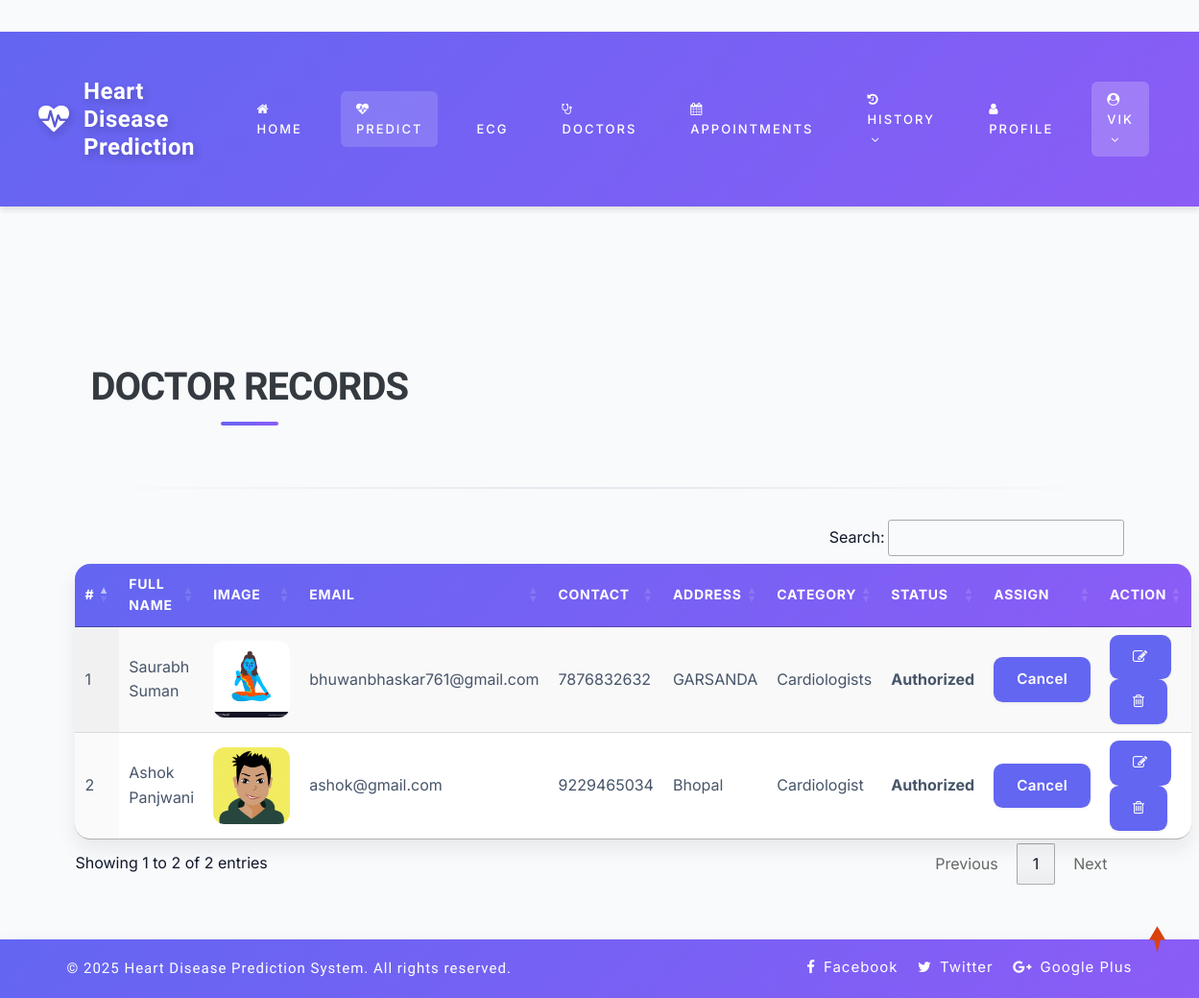
Page /view_doctor (signed in) on the committed database.
### health/models.py (models this page shows, shortened)
class Doctor(models.Model):
    status = models.IntegerField(DOCTOR_STATUS, null=True)
    user = models.ForeignKey(User, on_delete=models.CASCADE, null=True)
    contact = models.CharField(max_length=100, null=True)
    address = models.CharField(max_length=100, null=True)
    category = models.CharField(max_length=100, null=True)
    doj = models.DateField(null=True)
    dob = models.DateField(null=True)
    image = models.FileField(null=True)
    hospital_name = models.CharField(max_length=200, null=True, blank=True)
    latitude = models.FloatField(null=True, blank=True)
    longitude = models.FloatField(null=True, blank=True)
    specialization = models.CharField(max_length=200, null=True, blank=True, default='Cardiologist')

### health/views.py (the view)
# urls.py: path('view_doctor', View_Doctor,name="view_doctor"),
@login_required(login_url="login")
def View_Doctor(request):
    doc = Doctor.objects.all()
    d = {'doc':doc}
    return render(request,'view_doctor.html',d)

### health_desease/context_processors.py (called while the page is built)
def google_maps_key(request):
    return {
        'GOOGLE_MAPS_API_KEY': settings.GOOGLE_MAPS_API_KEY
    }

### health/templates/view_doctor.html (shortened to what this page needs)
{% extends 'index.html' %}
{% load static %}
{% block body %}
<div class="container-fluid" style="width:90%;margin-top:8%">
                    <div class="container-fluid">
                        <h1 align="center"class="w3ls-title text-uppercase text-dark font-weight-bold">Doctor Records</h1><br>
                         </div><hr>
                                <table id="example" class="display" style="width:100%">
                                  <thead>
                                    <tr>
                                      <th>#</th>
                                      <th>Full Name</th>
                                      <th>Image</th>
                                      <th>Email</th>
                                      <th>Contact</th>
                                      <th>Address</th>
                                      <th>Category</th>
                                      <th>Status</th>
                                      <th>Assign</th>
                                      <th>Action</th>
                                  </tr>
                              </thead>
                              <tbody>
                              {% for i in doc %}
                                <tr>
                                  <td>{{forloop.counter}}</td>
                                  <td>{{i.user.first_name}} {{i.user.last_name}}</td>
                                  <td><img src="{{i.image.url}}" style="width:80px;height:80px"></td>
                                  <td>{{i.user.email}}</td>
                                  <td>{{i.contact}}</td>
                                  <td>{{i.address}}</td>
                                  <td>{{i.category}}</td>
                                  <td>
                                      {% if i.status == 1 %}
                                      <b>Authorized</b>
                                  {% else %}
                                      <b>Unauthorized</b>
                                      {% endif %}
                                  </td>
                                    <td>{% if i.status == 1 %}
                                        <a href="{% url 'assign_status' i.id %}" onclick="return confirm('Do you want to withdraw approval to doctor : {{i.user.first_name}}?')"><button class="btn btn-danger">Cancel</button></a>
                                        {% else %}
                                        <a href="{% url 'assign_status' i.id %}" onclick="return confirm('Do you want to give approve to doctor : {{i.user.first_name}}?')"><button class="btn btn-success">Assign</button></a>
                                        {% endif %}
                                    </td>
                                    <td style="width:150px">
                                      <a href="{% url 'change_doctor' i.id %}" ><button class="btn btn-primary"><i class="fa fa-edit"></i></button></a>
                                      <a href="{% url 'delete_doctor' i.id %}" ><button class="btn btn-danger" onclick="return confirm('Are you sure?')"><i class="fa fa-trash-o"></i></button></a></td>
                              </tr>
                              {% endfor %}
                          </tbody>
                      </table>
                  </div>
{% endblock %}

### health/templates/index.html (shortened to what this page needs)
<!DOCTYPE html>
{% load static %}
<html lang="zxx">
<head>
	<link rel="stylesheet" href="{% static 'css/bootstrap.css' %}">
	<link href="{% static 'css/css_slider.css' %}" type="text/css" rel="stylesheet" media="all">
	<link rel="stylesheet" href="{% static 'css/style.css' %}" type="text/css" media="all" />
	<link rel="stylesheet" href="{% static 'css/modern-enhancements.css' %}" type="text/css" media="all" />
	<link href="{% static 'css/font-awesome.min.css' %}" rel="stylesheet">
<link rel='stylesheet' type='text/css' href="https://cdn.datatables.net/1.10.21/css/jquery.dataTables.min.css">
<link rel='stylesheet' type='text/css' href="https://cdn.datatables.net/buttons/1.6.2/css/buttons.dataTables.min.css">
</head>
<body>
	<div id="home" style="margin-bottom:2%">
		<header>
			<div class="top-bar py-3">
				<div class="container">
					<div class="row">
						<div class="col-xl-7 col-lg-6 col-md-4 top-social-agile text-md-right text-center mt-md-0 mt-2">
							<div class="row">
								<div class="col-xl-3 col-lg-4 col-6 top-w3layouts p-md-0 text-right">
								</div>
								<div class="col-xl-3 col-lg-4 col-6 header-w3layouts text-md-right text-left">
								</div>
							</div>
						</div>
					</div>
				</div>
			</div>
		</header>
		<div class="main-top" style="background: linear-gradient(135deg, #667eea 0%, #764ba2 100%); box-shadow: 0 4px 6px rgba(0,0,0,0.1);">
			<div class="container-fluid">
				<div class="header d-flex justify-content-between align-items-center py-3 px-4">
					<div id="logo">
						<h1 style="margin: 0;">
							<a href="{% url 'home' %}" style="text-decoration: none; color: white; display: flex; align-items: center; font-size: 1.5rem; font-weight: 700;">
								<span class="fa fa-heartbeat mr-3" style="font-size: 2rem; color: #fff;"></span>
								<span style="letter-spacing: 0.5px;">Heart Disease Prediction</span>
							</a>
						</h1>
					</div>
					{% if request.user.is_staff %}
					<div class="nav_w3ls d-flex align-items-center">
						<nav>
							<label for="drop1" class="toggle" style="color: white; cursor: pointer; font-size: 1.5rem;">
								<i class="fa fa-bars"></i>
							</label>
							<input type="checkbox" id="drop1" />
							<ul class="menu d-flex align-items-center" style="margin: 0; padding: 0; list-style: none;">
								<li style="margin: 0 15px;">
									<a href="{% url 'admin_home' %}" style="color: white; text-decoration: none; font-weight: 500; padding: 8px 16px; border-radius: 6px; transition: all 0.3s;">
										<i class="fa fa-home mr-2"></i>Dashboard
									</a>
								</li>
								<li style="margin: 0 15px; position: relative;" class="dropdown-nav">
									<label for="drop-2" class="toggle toogle-2" style="display: none;">
										<span class="fa fa-angle-down"></span>
									</label>
									<a href="#" style="color: white; text-decoration: none; font-weight: 500; padding: 8px 16px; border-radius: 6px; transition: all 0.3s;">
										<i class="fa fa-user-md mr-2"></i>Doctors <span class="fa fa-angle-down ml-1"></span>
									</a>
									<ul class="dropdown-menu" style="position: absolute; top: 100%; left: 0; background: white; border-radius: 8px; box-shadow: 0 4px 12px rgba(0,0,0,0.15); min-width: 180px; margin-top: 8px; padding: 8px 0; list-style: none; display: none; z-index: 1000;">
										<li style="width: 100%;">
											<a href="/add_doctor" style="display: block; padding: 10px 20px; color: #333; text-decoration: none; transition: all 0.2s;">
												<i class="fa fa-plus-circle mr-2"></i>Add Doctor
											</a>
										</li>
										<li style="width: 100%;">
											<a href="/view_doctor" style="display: block; padding: 10px 20px; color: #333; text-decoration: none; transition: all 0.2s;">
												<i class="fa fa-list mr-2"></i>View Doctors
											</a>
										</li>
									</ul>
								</li>
								<li style="margin: 0 15px;">
									<a href="/view_patient" style="color: white; text-decoration: none; font-weight: 500; padding: 8px 16px; border-radius: 6px; transition: all 0.3s;">
										<i class="fa fa-users mr-2"></i>Patients
									</a>
								</li>
								<li style="margin: 0 15px;">
									<a href="/view_search_pat" style="color: white; text-decoration: none; font-weight: 500; padding: 8px 16px; border-radius: 6px; transition: all 0.3s;">
										<i class="fa fa-database mr-2"></i>Data
									</a>
								</li>
								<li style="margin: 0 15px;">
									<a href="/view_feedback" style="color: white; text-decoration: none; font-weight: 500; padding: 8px 16px; border-radius: 6px; transition: all 0.3s;">
										<i class="fa fa-comments mr-2"></i>Feedback
									</a>
								</li>
								<li style="margin: 0 15px; position: relative;" class="dropdown-nav">
									<a href="#" style="color: white; text-decoration: none; font-weight: 500; padding: 8px 16px; border-radius: 6px; background: rgba(255,255,255,0.2); transition: all 0.3s;">
										<i class="fa fa-user-circle mr-2"></i>{{request.user.username}} <span class="fa fa-angle-down ml-1"></span>
									</a>
									<ul class="dropdown-menu" style="position: absolute; top: 100%; right: 0; background: white; border-radius: 8px; box-shadow: 0 4px 12px rgba(0,0,0,0.15); min-width: 180px; margin-top: 8px; padding: 8px 0; list-style: none; display: none; z-index: 1000;">
										<li style="width: 100%;">
											<a href="{% url 'change_password' %}" style="display: block; padding: 10px 20px; color: #333; text-decoration: none; transition: all 0.2s;">
												<i class="fa fa-key mr-2"></i>Change Password
											</a>
										</li>
										<li style="width: 100%;">
											<a href="{% url 'logout' %}" style="display: block; padding: 10px 20px; color: #dc3545; text-decoration: none; transition: all 0.2s;">
												<i class="fa fa-sign-out mr-2"></i>Logout
											</a>
										</li>
									</ul>
								</li>
							</ul>
						</nav>
					</div>
					{% elif request.user.patient_set.all.0 %}
					<div class="nav_w3ls d-flex align-items-center">
						<nav>
							<ul class="menu d-flex align-items-center" style="margin: 0; padding: 0; list-style: none;">
								<li style="margin: 0 12px;">
									<a href="{% url 'patient_home' %}" style="color: white; text-decoration: none; font-weight: 500; padding: 8px 16px; border-radius: 6px; transition: all 0.3s;">
										<i class="fa fa-home mr-2"></i>Home
									</a>
								</li>
								<li style="margin: 0 12px;">
									<a href="/add_heartdetail" style="color: white; text-decoration: none; font-weight: 500; padding: 8px 16px; border-radius: 6px; background: rgba(255,255,255,0.15); transition: all 0.3s;">
										<i class="fa fa-heartbeat mr-2"></i>Predict
									</a>
								</li>
								<li style="margin: 0 12px;">
									<a href="/upload_ecg" style="color: white; text-decoration: none; font-weight: 500; padding: 8px 16px; border-radius: 6px; transition: all 0.3s;">
										ECG
									</a>
								</li>
								<li style="margin: 0 12px;">
									<a href="/find_doctors" style="color: white; text-decoration: none; font-weight: 500; padding: 8px 16px; border-radius: 6px; transition: all 0.3s;">
										<i class="fa fa-stethoscope mr-2"></i>Doctors
									</a>
								</li>
								<li style="margin: 0 12px;">
									<a href="/my_appointments" style="color: white; text-decoration: none; font-weight: 500; padding: 8px 16px; border-radius: 6px; transition: all 0.3s;">
										<i class="fa fa-calendar mr-2"></i>Appointments
									</a>
								</li>
								<li style="margin: 0 12px; position: relative;" class="dropdown-nav">
									<a href="#" style="color: white; text-decoration: none; font-weight: 500; padding: 8px 16px; border-radius: 6px; transition: all 0.3s;">
										<i class="fa fa-history mr-2"></i>History <span class="fa fa-angle-down ml-1"></span>
									</a>
								</li>
								<li style="margin: 0 12px;">
									<a href="/profile_doctor" style="color: white; text-decoration: none; font-weight: 500; padding: 8px 16px; border-radius: 6px; transition: all 0.3s;">
										<i class="fa fa-user mr-2"></i>Profile
									</a>
								</li>
								<li style="margin: 0 12px; position: relative;" class="dropdown-nav">
									<a href="#" style="color: white; text-decoration: none; font-weight: 500; padding: 8px 16px; border-radius: 6px; background: rgba(255,255,255,0.2); transition: all 0.3s;">
										<i class="fa fa-user-circle mr-2"></i>{{request.user.username}} <span class="fa fa-angle-down ml-1"></span>
									</a>
								</li>
							</ul>
						</nav>
					</div>
					{% endif %}
				</div>
			</div>
		</div>
		{% block body %}
		{% endblock %}
	</div>
	<div class="copy-w3pvt">
		<div class="container py-3">
			<div class="row">
				<div class="col-lg-7 w3ls_footer_grid1_left text-lg-left text-center">
					<p style="color:white">&copy; 2025 Heart Disease Prediction System. All rights reserved.</p>
				</div>
				<div class="col-lg-5 w3ls_footer_grid_left1_pos text-lg-right text-center mt-lg-0 mt-2">
					<ul style="color:white">
						<li>
							<a href="#" style="color:white" class="facebook">
								<span class="fa fa-facebook-f mr-2"></span>Facebook</a>
						</li>
						<li class="mx-3">
							<a href="#" style="color:white" class="twitter">
								<span class="fa fa-twitter mr-2"></span>Twitter</a>
						</li>
						<li>
							<a href="#" style="color:white" class="google">
								<span class="fa fa-google-plus mr-2"></span>Google Plus</a>
						</li>
					</ul>
				</div>
			</div>
		</div>
	</div>
	<a href="#home" style="color:white" class="move-top text-center"></a>
</body>
</html>

### health/static/css/style.css (style rules this page uses)
body { padding: 0; margin: 0; background: #FFF; font-family: 'Quicksand', sans-serif; }
body a, body button { transition: 0.5s all; -webkit-transition: 0.5s all; -moz-transition: 0.5s all; -o-transition: 0.5s all; -ms-transition: 0.5s all; text-decoration: none; }
html { scroll-behavior: smooth; }
h1, h2, h3, h4, h5, h6 { margin: 0; padding: 0; font-family: 'Mukta', sans-serif; }
p { margin: 0; padding: 0; font-size: 15px; letter-spacing: 1px; line-height: 1.9; color: #999; font-family: 'Quicksand', sans-serif; }
ul, ol { margin: 0; padding: 0; }
a.move-top { width: 34px; height: 34px; background: url(../images/move-top.png) no-repeat; display: inline-block; position: fixed; bottom: 4%; right: 2%; z-index: 0; }
#home { position: relative; }
.main-top { position: absolute; z-index: 999; width: 100%; background: rgba(0, 0, 0, 0.4); }
nav { margin: 0; padding: 0; }
#logo a { float: left; display: initial; font-weight: 700; font-size: 32px; color: #fff; text-shadow: 2px 5px 3px rgba(0, 0, 0, 0.06); padding: 0; }
nav:after { content: ""; display: table; clear: both; }
nav ul { float: right; padding: 0; margin: 0; list-style: none; position: relative; }
nav ul li { margin: 0px; display: inline-block; float: left; }
nav a { padding: 0; color: #fff; font-size: 13px; letter-spacing: 2px; font-weight: 700; text-transform: uppercase; display: inline-block; transition: 0.5s all; -webkit-transition: 0.5s all; -moz-transition: 0.5s all; -o-transition: 0.5s all; -ms-transition: 0.5s all; }
li>a:only-child:after { content: ''; }
.w3ls_footer_grid_left1_pos ul li, ul.list-part li { display: inline-block; }
.w3ls_footer_grid_left1_pos ul li a { color: #000; text-decoration: none; letter-spacing: 1px; font-size: 15px; }
.w3ls_footer_grid1_left p { color: #484848; font-weight: 500; }

### health/templates/index.html (style rules this page uses)
* { transition: all 0.3s ease; }

### rows in the picture
Doctor: user.first_name "Saurabh", user.last_name "Suman", image (picture), user.email "bhuwanbhaskar761@gmail.com", contact "7876832632", address "GARSANDA", category "Cardiologists", status "Authorized"
Doctor: user.first_name "Ashok", user.last_name "Panjwani", image (picture), user.email "ashok@gmail.com", contact "9229465034", address "Bhopal", category "Cardiologist", status "Authorized"

### other values in the picture
{{ request.user.username }} "VIK"
